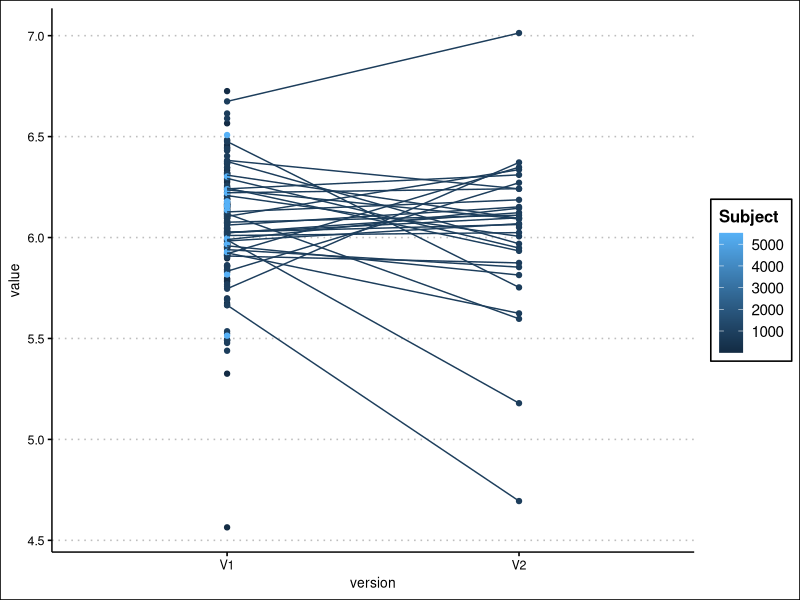

Reproduce this figure in R.
## ---- chunk 1
knitr::opts_chunk$set(echo = TRUE)
## ---- chunk 2
library(tidyverse)
library(ggthemes)
## ---- chunk 3
v1data = read_csv("V1/lexical_results.csv") %>% mutate(version = "V1")
v2data = read_csv("V2/lexical_results.csv") %>% mutate(version = "V2")
combined = rbind(v1data, v2data)

items = combined %>% 
  group_by(version, Subject) %>% count() %>%
  pivot_wider(names_from = version, values_from = n)
## ---- chunk 4
lexical_mean = combined %>% 
  group_by(version, Subject) %>%
  mutate(itemno = row_number()) %>%
  filter(itemno != 1) %>%
  summarise(semantic = mean(Semantic_Similarity),
            frequency = mean(Frequency_Value),
            phon = mean(Phonological_Similarity)) %>%
  pivot_longer(names_to = "cue", cols = semantic:phon)

lexical_mean %>% 
  filter(cue == "frequency")%>%
  ggplot(aes(x = version, y = value, 
             group = Subject, color = Subject)) +
  geom_point()+
  geom_line()+
  theme_clean()
## ---- chunk 5
v1models = read_csv("V1/model_results.csv") %>% mutate(version = "V1")
v2models = read_csv("V2/model_results.csv") %>% mutate(version = "V2")
combined_models = rbind(v1models, v2models)

# confirm no missing nLLs
which(is.na(combined_models$Negative_Log_Likelihood_Optimized))

# best models

combined_models %>% 
  group_by(version, Model) %>%
  summarize(sumNLL = sum(Negative_Log_Likelihood_Optimized)) %>%
  ungroup() %>% group_by(version) %>%
  filter(sumNLL == min(sumNLL))
